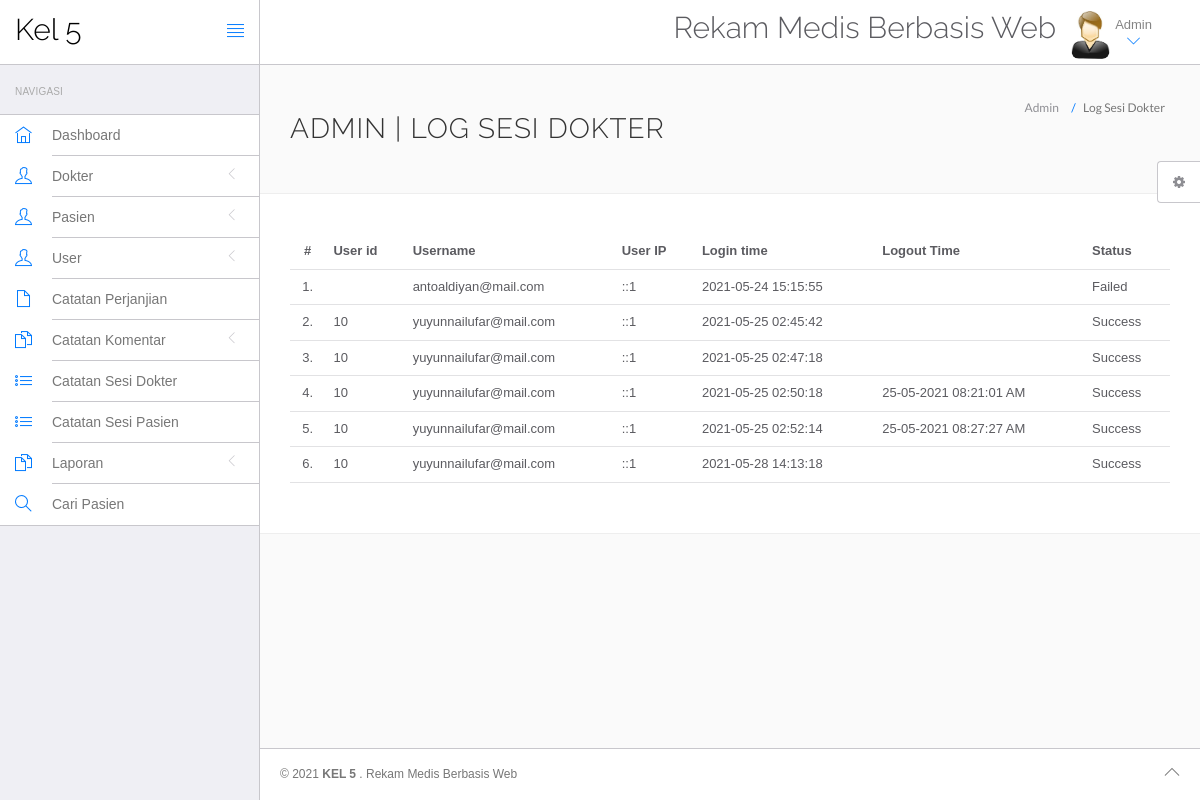
The page /hms/admin/doctor-logs.php (signed in) on the database its author committed.
### tables this page shows
CREATE TABLE `doctorslog` (
  `id` int(11) NOT NULL,
  `uid` int(11) DEFAULT NULL,
  `username` varchar(255) DEFAULT NULL,
  `userip` binary(16) DEFAULT NULL,
  `loginTime` timestamp NULL DEFAULT current_timestamp(),
  `logout` varchar(255) DEFAULT NULL,
  `status` int(11) DEFAULT NULL
);

### hms/admin/doctor-logs.php (the view, shortened to what this page needs)
<?php
include('include/config.php');
?>
<!DOCTYPE html>
<html lang="en">
	<head>
		<link rel="stylesheet" href="vendor/bootstrap/css/bootstrap.min.css">
		<link rel="stylesheet" href="vendor/fontawesome/css/font-awesome.min.css">
		<link rel="stylesheet" href="vendor/themify-icons/themify-icons.min.css">
		<link href="vendor/animate.css/animate.min.css" rel="stylesheet" media="screen">
		<link href="vendor/perfect-scrollbar/perfect-scrollbar.min.css" rel="stylesheet" media="screen">
		<link href="vendor/switchery/switchery.min.css" rel="stylesheet" media="screen">
		<link href="vendor/bootstrap-touchspin/jquery.bootstrap-touchspin.min.css" rel="stylesheet" media="screen">
		<link href="vendor/select2/select2.min.css" rel="stylesheet" media="screen">
		<link href="vendor/bootstrap-datepicker/bootstrap-datepicker3.standalone.min.css" rel="stylesheet" media="screen">
		<link href="vendor/bootstrap-timepicker/bootstrap-timepicker.min.css" rel="stylesheet" media="screen">
		<link rel="stylesheet" href="assets/css/styles.css">
		<link rel="stylesheet" href="assets/css/plugins.css">
		<link rel="stylesheet" href="assets/css/themes/theme-1.css" id="skin_color" />
	</head>
	<body>
		<div id="app">
<?php include('include/sidebar.php');?>
			<div class="app-content">
					<?php include('include/header.php');?>
				<div class="main-content" >
					<div class="wrap-content container" id="container">
						<section id="page-title">
							<div class="row">
								<div class="col-sm-8">
									<h1 class="mainTitle">Admin  | Log Sesi Dokter</h1>
																	</div>
								<ol class="breadcrumb">
									<li>
										<span>Admin </span>
									</li>
									<li class="active">
										<span>Log Sesi Dokter</span>
									</li>
								</ol>
							</div>
						</section>
						<div class="container-fluid container-fullw bg-white">
									<div class="row">
								<div class="col-md-12">
									<table class="table table-hover" id="sample-table-1">
										<thead>
											<tr>
												<th class="center">#</th>
												<th class="hidden-xs">User id</th>
												<th>Username</th>
												<th>User IP</th>
												<th>Login time</th>
												<th>Logout Time </th>
												<th> Status </th>
											</tr>
										</thead>
										<tbody>
<?php
$sql=mysqli_query($con,"select * from doctorslog ");
$cnt=1;
while($row=mysqli_fetch_array($sql))
{
?>
											<tr>
												<td class="center"><?php echo $cnt;?>.</td>
												<td class="hidden-xs"><?php echo $row['uid'];?></td>
												<td class="hidden-xs"><?php echo $row['username'];?></td>
												<td><?php echo $row['userip'];?></td>
												<td><?php echo $row['loginTime'];?></td>
												<td><?php echo $row['logout'];?>
												</td>
												<td>
<?php if($row['status']==1)
{
	echo "Success";
}
else
{
	echo "Failed";
}?>
</td>
											</tr>
											<?php
$cnt=$cnt+1;
											 }?>
										</tbody>
									</table>
								</div>
							</div>
								</div>
					</div>
				</div>
			</div>
	<?php include('include/footer.php');?>
	<?php include('include/setting.php');?>
		</div>
	</body>
</html>

### hms/admin/include/sidebar.php (shortened to what this page needs)
<div class="sidebar app-aside" id="sidebar">
				<div class="sidebar-container perfect-scrollbar">
<nav>
						<div class="navbar-title">
							<span>Navigasi</span>
						</div>
						<ul class="main-navigation-menu">
							<li>
								<a href="dashboard.php">
									<div class="item-content">
										<div class="item-media">
											<i class="ti-home"></i>
										</div>
										<div class="item-inner">
											<span class="title"> Dashboard </span>
										</div>
									</div>
								</a>
							</li>
							<li>
								<a href="javascript:void(0)">
									<div class="item-content">
										<div class="item-media">
											<i class="ti-user"></i>
										</div>
										<div class="item-inner">
											<span class="title"> Dokter </span><i class="icon-arrow"></i>
										</div>
									</div>
								</a>
								</li>
				<li>
								<a href="javascript:void(0)">
									<div class="item-content">
										<div class="item-media">
											<i class="ti-user"></i>
										</div>
										<div class="item-inner">
											<span class="title"> Pasien </span><i class="icon-arrow"></i>
										</div>
									</div>
								</a>
								</li>
								<li>
								<a href="javascript:void(0)">
									<div class="item-content">
										<div class="item-media">
											<i class="ti-user"></i>
										</div>
										<div class="item-inner">
											<span class="title"> User </span><i class="icon-arrow"></i>
										</div>
									</div>
								</a>
								</li>
<li>
								<a href="appointment-history.php">
									<div class="item-content">
										<div class="item-media">
											<i class="ti-file"></i>
										</div>
										<div class="item-inner">
											<span class="title"> Catatan Perjanjian </span>
										</div>
									</div>
								</a>
							</li>
				<li>
								<a href="javascript:void(0)">
									<div class="item-content">
										<div class="item-media">
											<i class="ti-files"></i>
										</div>
										<div class="item-inner">
											<span class="title"> Catatan Komentar </span><i class="icon-arrow"></i>
										</div>
									</div>
								</a>
								</li>
	<li>
								<a href="doctor-logs.php">
									<div class="item-content">
										<div class="item-media">
											<i class="ti-list"></i>
										</div>
										<div class="item-inner">
											<span class="title"> Catatan Sesi Dokter </span>
										</div>
									</div>
								</a>
							</li>
							<li>
								<a href="user-logs.php">
									<div class="item-content">
										<div class="item-media">
											<i class="ti-list"></i>
										</div>
										<div class="item-inner">
											<span class="title"> Catatan Sesi Pasien </span>
										</div>
									</div>
								</a>
							</li>
				<li>
								<a href="javascript:void(0)">
									<div class="item-content">
										<div class="item-media">
											<i class="ti-files"></i>
										</div>
										<div class="item-inner">
											<span class="title"> Laporan </span><i class="icon-arrow"></i>
										</div>
									</div>
								</a>
								<li>
								<a href="patient-search.php">
									<div class="item-content">
										<div class="item-media">
											<i class="ti-search"></i>
										</div>
										<div class="item-inner">
											<span class="title"> Cari Pasien </span>
										</div>
									</div>
								</a>
							</li>
								</li>
						</ul>
					</nav>
					</div>
			</div>

### hms/admin/include/header.php (shortened to what this page needs)
<header class="navbar navbar-default navbar-static-top">
					<div class="navbar-header">
						<a class="navbar-brand" href="#">
							<h2 style="padding-top:20%; color:#000 ">Kel 5</h2>
						</a>
						<a href="#" class="sidebar-toggler pull-right visible-md visible-lg" data-toggle-class="app-sidebar-closed" data-toggle-target="#app">
							<i class="ti-align-justify"></i>
						</a>
					</div>
					<div class="navbar-collapse collapse">
						<ul class="nav navbar-right">
								<li  style="padding-top:2% ">
								<h2>Rekam Medis Berbasis Web</h2>
							</li>
							<li class="dropdown current-user">
								<a href class="dropdown-toggle" data-toggle="dropdown">
									<img src="assets/images/images.jpg" > <span class="username">
			Admin
									<i class="ti-angle-down"></i></i></span>
								</a>
							</li>
						</ul>
					</div>
				</header>

### hms/admin/include/footer.php
<footer>
				<div class="footer-inner">
					<div class="pull-left">
						&copy; <span class="current-year"></span><span class="text-bold text-uppercase"> Kel 5 </span>. <span>Rekam Medis Berbasis Web</span>
					</div>
					<div class="pull-right">
						<span class="go-top"><i class="ti-angle-up"></i></span>
					</div>
				</div>
			</footer>

### hms/admin/include/setting.php (shortened to what this page needs)
<div class="settings panel panel-default hidden-xs hidden-sm" id="settings">
				<button ct-toggle="toggle" data-toggle-class="active" data-toggle-target="#settings" class="btn btn-default">
					<i class="fa fa-spin fa-gear"></i>
				</button>
			</div>

### hms/admin/assets/css/plugins.css (style rules this page uses)
.perfect-scrollbar { overflow-y: hidden !important; }

### hms/admin/assets/css/themes/theme-1.css (style rules this page uses)
body { background: #FAFAFA; }
header .navbar-header { background: #ffffff !important; border-right-color: #c8c7cc !important; border-bottom-color: #c8c7cc !important; }
header .navbar-header .sidebar-toggler, header .navbar-header .sidebar-mobile-toggler { color: #007aff !important; }
header .navbar-header .navbar-brand { color: #777 !important; }
header .navbar-collapse { background: #ffffff !important; border-bottom-color: #c8c7cc !important; box-shadow: none !important; }
header .navbar-collapse .navbar-right > li > a { color: #777; }
header .navbar-collapse .navbar-right > li > a i { color: #007aff !important; }
#sidebar { background: #EFEFF4 !important; }
#sidebar:before { border-right-width: "1px" !important; border-right-style: solid; border-right-color: #c8c7cc !important; }
#sidebar nav { border-right-width: "1px" !important; border-right-style: solid; border-right-color: #c8c7cc !important; }
#sidebar nav .navbar-title { color: #aaaaaa; }
#sidebar nav > ul { background: #ffffff !important; border-bottom-color: #c8c7cc !important; border-top-color: #c8c7cc !important; }
#sidebar nav > ul > li > a .item-media > i { color: #007aff !important; }
#sidebar nav > ul > li > a .item-inner { color: #777 !important; border-bottom-color: #c8c7cc; }
#app > footer { background: #ffffff !important; border-top-color: #c8c7cc !important; color: #777; }

### rows shown on the page
doctorslog: username "antoaldiyan@mail.com", userip "::1", loginTime "2021-05-24 15:15:55", status "Failed"
doctorslog: uid "10", username "yuyunnailufar@mail.com", userip "::1", loginTime "2021-05-25 02:45:42", status "Success"
doctorslog: uid "10", username "yuyunnailufar@mail.com", userip "::1", loginTime "2021-05-25 02:47:18", status "Success"
doctorslog: uid "10", username "yuyunnailufar@mail.com", userip "::1", loginTime "2021-05-25 02:50:18", logout "25-05-2021 08:21:01 AM", status "Success"
doctorslog: uid "10", username "yuyunnailufar@mail.com", userip "::1", loginTime "2021-05-25 02:52:14", logout "25-05-2021 08:27:27 AM", status "Success"
doctorslog: uid "10", username "yuyunnailufar@mail.com", userip "::1", loginTime "2021-05-28 14:13:18", status "Success"
